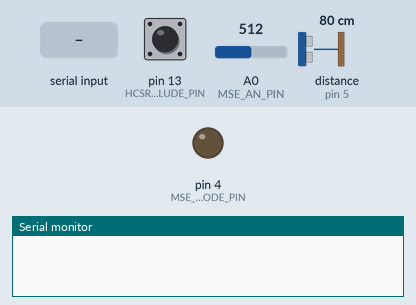
This sketch was run on a simulated Arduino Uno, built with avr-gcc and run on an emulated ATmega328P. On the bench: output pins drawn as LEDs (lit = HIGH), the last lines printed to the serial monitor. Wiring (inferred from the names in the program): range finder with pulse-width output: data pin 5. Dashed ring = blinking. The inputs (shaded band) are chosen by the test bench; at power-on: pin 13 (HCSR04_INCLUDE_PIN) HIGH, A0 (MSE_AN_PIN) = 512, distance to the obstacle (sensor on pin 5) 80 cm. The echo pulse lasts 58.3 µs per cm; pins used as bus, display or sensor lines are not drawn.

Above: at 0.0 s.
At 2.7 s:
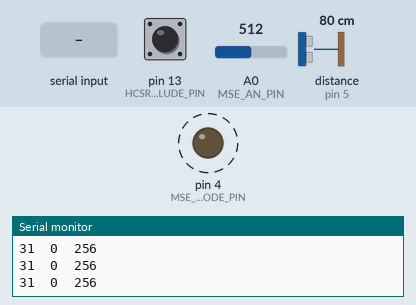
2.8 s: "debug \n" received over Serial
5.8 s: "true\n" received over Serial
8.8 s: "on\n" received over Serial
Timing chart, 0 to 17.8 s (numbered marks = the images above; inputs shaded):
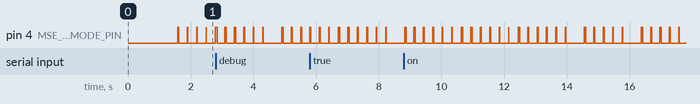

The sketch:

MaxSonar-outputs.ino
```cpp
/**
 * Test the LV-MaxSonar-EZ sonar range finder output methods with an Arduino.
 * Additionally test using the less expensive HC-SR04 device to compare the results
 * and ease of use.
 *
 * This uses the three different data output methods of the LV-MaxSonar-EZ to see
 * if there is any noticable difference in the values read by the Arduino and to
 * illustrate the code required to read the values using the different methods.
 * It also uses the more common (for hobby use) HC-SR04 device.
 *
 * The methods are (pin is on MaxSonar device):
 * 1. Serial Data on pin 5. Format:9600,8,n,1 Data:"Rxxx\r" xxx=0-255in.
 *    Enabled when BW (pin 1) is open/low. If BW is pulled high this becomes a
 *    trigger output pulse for multiple device chaining.
 * 2. Analog Voltage on pin 3. Value is Vcc/512 per inch. Supply of 5V:~9.8mV/in,
 *    3.3V:~6.4mV/in), buffered to provide continuous output corresponding to the
 *    most recent range reading.
 * 3. Pulse high on pin 2 at 147uS per inch
 *
 * Control (pin is on MaxSonar device):
 * 1. BW on pin 1 controls the function of TX on pin 5. When open or pulled low serial
 * data is sent on TX. When pulled high TX sends a pulse to trigger additional chained
 * devices to avoid cross device noise interference.
 * 2. RX on pin 4 controls the measurement mode. When open or high the device continuously
 * measures distance. Then held low the device stops taking range measurements. When
 * pulsed high for >=20uS the device will take a range measurement and, if BW is high,
 * will send a pulse to trigger the next device in a chain.
 *
 * Per the Timing Diagram and Timing Description in the datasheet the pulse width value
 * will be available first and then the values of other two methods are available.
 *
 * In continuous mode (not used in this sketch) no trigger is necessary and the PW
 * and Serial data values will be generated and the analog value updated approximately
 * once every 50mS.
 *
 * Datasheet: https://www.maxbotix.com/documents/LV-MaxSonar-EZ_Datasheet.pdf
 *
 * The distance values are sent in tab separated form to the main serial so
 * they can be displayed in the monitor or plotted.
 * They are sent in the format:
 * <pw distance in><tab><serial distance in><tab><analog distance in><cr-lf>
 * Every 20 rows a label row is sent in a format compatable with the Serial Plotter tool.
 *
 * HC-SR04 Range Finder use:
 * A switch (or jumper) enables reading the distance using a HC-SR04 device and
 * including the value in the data sent. If enabled the data format sent is:
 * <pw distance in><tab><serial distance in><tab><analog distance in><tab><HC-SR04 distance in><cr-lf>
 *
 * HC-SR04 user guide: https://elecfreaks.com/estore/download/EF03085-HC-SR04_Ultrasonic_Module_User_Guide.pdf
 *  datasheet: https://www.elecrow.com/download/HC_SR04%20Datasheet.pdf
 */

// Libraries
#include <stdlib.h>
#include <SoftwareSerial.h>

// ///////////////////////////////////////////////////////////////////////////////////////////////////////
// Debugging help -
//  Provide debug serial print macros that can be easily and dynamically enabled/disabled.
//  set 'DEBUG_OUTPUT' to 'true' to print debug output, set to 'false' to supress print debug output.
//
//  A boolean is used so it can be changed by code.
bool _DEBUG_OUTPUT = false;
#define DB_PRINT(s) if(_DEBUG_OUTPUT) {Serial.print(s);}
#define DB_PRINTNB(n,b) if(_DEBUG_OUTPUT) {Serial.print(n,b);}
#define DB_PRINTLN(s) if(_DEBUG_OUTPUT) {Serial.println(s);}
#define DB_PRINTNBLN(n,b) if(_DEBUG_OUTPUT) {Serial.println(n,b);}
// ///////////////////////////////////////////////////////////////////////////////////////////////////////

// Constants
//  GPIO Pins (digital)
//   MaxSonar-EZ pins
#define MSE_PW_PIN 5
#define MSE_READ_MODE_PIN 4
#define MSE_SDATA_PIN 2
//   HC-SR04 pins
#define HCSR04_TRIGGER_PIN 6
#define HCSR04_ECHO_PIN 7
#define HCSR04_INCLUDE_PIN 13
//  GPIO Pins (analog)
#define MSE_AN_PIN A0

// MaxSonar to Arduino control/adjustments
#define MSE_READ_CONTINUOUS HIGH
#define MSE_READ_IDLE LOW
#define MSE_READ_TRIGGER HIGH
#define MSE_READ_REQUIRED_DURATION_mS 50
#define MSE_PW_START_DELAY_MSE_uS 3000
#define MSE_PW_uS_PER_INCH 147
#define MSE_ANALOG_DIVISOR 2
// HC-SR04 control/constants
#define HCSR04_INCLUDED LOW
//  Speed of Sound @ 22°C (71.6°F) = 344.5 m/S = 34450.0 cm/S
//  0.0000290275 S/cm = 29.0275762 uS/cm = 73.73 uS/in
#define SOUND_SPEED_uSpIN 73.73

// Globals
SoftwareSerial mseSerial(MSE_SDATA_PIN, 3, true); // RX,TX,inverse_logic (TX is not used)
int _loopCount = 0; // Used to track the times through loop
String _inputBuffer;
const String MT_STRING = String("");


void setup() {
  Serial.begin(38400); // Open serial communications
  mseSerial.begin(9600); // Set the rate for MaxSonar communications
  mseSerial.listen();
  // Wait for the serial port and allow time for the MaxSonar to initialize (>500mS from power-up)
  while (!Serial || millis() < 500) {
    ; // wait...
  }

  _inputBuffer.reserve(82); // reserve string space for an input line

  // Output a header, but don't use ' ' ',' or '\t' so it doesn't get picked up as a Plot Label when using Serial Plotter
  //  Use Unicode 'En-Space (0x2002)' [ ] instead. Be careful when editing this header - copy the 'space' between the
  //  brackets and paste where needed.
  Serial.println();
  Serial.println("<<<==================================================================================================>>>");
  Serial.println("<<< LV-MaxSonar-EZ and HC-SR04 measurements. Distance data sent: Pulse | Serial | Analog | [HC-SR04] >>>");
  Serial.println("<<<==================================================================================================>>>");
  //
  // Output a row of 0's and 100's (~8') to set the scale of the Serial Plotter
  Serial.println("0\t0\t0\t0");
  Serial.println("100\t100\t100\t100");

  Serial.println();
  delay(1000);

  // Configure the rest of the pins used for the MaxSonar and HC-SR04
  pinMode(MSE_PW_PIN, INPUT);
  pinMode(MSE_AN_PIN, INPUT);
  digitalWrite(MSE_READ_MODE_PIN, MSE_READ_IDLE); // Use 'triggered' mode
  pinMode(MSE_READ_MODE_PIN, OUTPUT);
  // and HC-SR04
  pinMode(HCSR04_INCLUDE_PIN, INPUT_PULLUP); // Will be LOW if HC-SR04 should be included in operation
  digitalWrite(HCSR04_TRIGGER_PIN, HIGH);
  pinMode(HCSR04_TRIGGER_PIN, OUTPUT);
  pinMode(HCSR04_ECHO_PIN, INPUT);
}

void loop() {
  DB_PRINTLN("\n<<< ---------------------------------------------------------------------------------------------- >>>");
  DB_PRINT("Loop("); DB_PRINT(_loopCount); DB_PRINTLN(")");
  // Trigger a measurement and read the distance using the pulse-width method
  // then the serial and analog methods
  int pwDistance = tiggerAndReadDistanceFromPulse();
  int serialDistance = readDistanceFromSerial();
  int analogDistance = readDistanceFromAnalog();
  // Send the values to the monitor/plotter
  String dataValues = String(pwDistance) + '\t' + String(serialDistance) + '\t' + String(analogDistance) + '\t';
  if (includeHCSR04()) {
    int sr04Distance = sr04ReadDistance();
    dataValues += sr04Distance;
  }
  // Print the graph header at start and then every 20 lines of output
  DB_PRINTLN("\nPulse:\tSerial:\tAnalog:\tHC-SR04:");
  if (_loopCount++ % 20 == 0) {
    Serial.println("Pulse:\tSerial:\tAnalog:\tHC-SR04:");
  }
  Serial.println(dataValues);

  // check for input to enable/disable debug mode
  String inputLine = serialReadLine();
  // long enough for "debug on/off true/false"?
  if (inputLine.length() > 7) {
    if (!setDebugOutputMode(inputLine)) {
      Serial.print("Input line doesn't match required format to enable/disable debug mode. Received: "); Serial.println(inputLine);
    }
  }

  // wait for 1/4 second total to pass
  delay(250 - MSE_READ_REQUIRED_DURATION_mS);
}

/**
 * Read the MaxSonar analog distance value.
 *
 * MaxSonar value is 0-255 while Arduino value is 0-1023 so the
 * value read needs to be divided.
 *
 * triggerAndReadDistanceFromPulse() must be called before this
 * to get an updated distance measurement.
 *
 * Return: distance in inches
 */
int readDistanceFromAnalog() {
  int rawValue = analogRead(MSE_AN_PIN);
  int distance = rawValue / MSE_ANALOG_DIVISOR;
  DB_PRINT("\nA="); DB_PRINT(rawValue); DB_PRINT(" D="); DB_PRINTLN(distance);

  return distance;
}

/**
 * Read the MaxSonar serial distance value.
 * If a value can't be read 0 is returned.
 *
 * triggerAndReadDistanceFromPulse() must be called before this
 * to get an updated distance measurement.
 *
 * Return: distance in inches
 */
int readDistanceFromSerial() {
  int distance = 0;
  char text[6];
  text[0] = '\0';

  // Wait for a character to become available (or the maximum time for a measurement)
  DB_PRINT("\nS ("); DB_PRINT(mseSerial.available()); DB_PRINT(")...");
  int timeout = MSE_READ_REQUIRED_DURATION_mS;
  for (; timeout > 0 && mseSerial.available() < 5; timeout--) {
    delay(1);
  }
  DB_PRINT("\n t="); DB_PRINT(timeout); DB_PRINT(" cc="); DB_PRINT(mseSerial.available());
  if (timeout > 0) { // didn't time out
    DB_PRINT(" data=[");
    // Build up the string looking for a carriage-return ('\r') or a maximum of
    // 5 characters. MaxSonar format is "Rxxx\r".
    //
    // Wait up to the maximum MaxSonar measurement time to receive 5 characters...
    for(long start=millis(); mseSerial.available() < 5 && millis()-start < MSE_READ_REQUIRED_DURATION_mS; ) {
      delay(1); // short delay so we don't slam cpu
    }

    int i = 0;
    if (mseSerial.available() >= 5) {
      for(; i<5; i++) {
        char c = (char)mseSerial.read();
        DB_PRINT("'0x"); DB_PRINTNB(c,HEX); DB_PRINT("'");
        text[i] = (c != '\r' ? c : '\0'); // terminate with null when RETURN is received
      }
      text[i] = '\0'; // Add null terminator
    }
    // Convert the string to an integer value
    distance = atoi(&text[1]);
  }
  DB_PRINT("] text='"); DB_PRINT(text); DB_PRINT("' distance="); DB_PRINTLN(distance);

  return distance;
}

/**
 * To assure that the distance pulse is detected going from low to high,
 * this triggers the MaxSonar to read and then measures the pulse.
 *
 * The analog input is held after a reading and the serial will be
 * held in the serial input buffer since it is only 6 characters.
 *
 * Refer to the Timing Diagram and Description in the datasheet for timing details.
 */
int tiggerAndReadDistanceFromPulse() {
  DB_PRINTLN("LV-MaxSonar-EZ Triggering...");
  // Clear out the mseSerial read buffer...
  DB_PRINT(" serial-buffer clear("); DB_PRINT(mseSerial.available()); DB_PRINT(")-");
  mseSerial.stopListening();
  mseSerial.listen();
  DB_PRINT("("); DB_PRINT(mseSerial.available()); DB_PRINTLN(")");
  // Assure that the trigger is set to IDLE (HOLD)
  digitalWrite(MSE_READ_MODE_PIN, MSE_READ_IDLE);
  delayMicroseconds(10);
  //
  // Minimum time for readings (start of reading to start of reading)
  // is 49mS.
  //
  // To guarentee readings are not taken too quickly this method makes
  // sure that it takes at least this minimum time before returning by
  // recording the start time and waiting for the minimum time to have elapsed.
  //
  unsigned long startMillis = millis();

  // Trigger and measure
  digitalWrite(MSE_READ_MODE_PIN, MSE_READ_TRIGGER);
  delayMicroseconds(10);
  unsigned long pulseWidth = pulseIn(MSE_PW_PIN, HIGH, (MSE_PW_START_DELAY_MSE_uS + (MSE_READ_REQUIRED_DURATION_mS * 1000L)));
  int distance = (int)(pulseWidth / MSE_PW_uS_PER_INCH);
  digitalWrite(MSE_READ_MODE_PIN, MSE_READ_IDLE);

  // Wait for the minimum time to pass (first check for overflow)
  if (millis() < startMillis) {
    startMillis = millis();
  }
  while (millis() - startMillis < MSE_READ_REQUIRED_DURATION_mS) {
    delay(1);
  }
  // Analog and Serial can now be read as well
  DB_PRINT(" pw="); DB_PRINT(pulseWidth); DB_PRINT(" distance="); DB_PRINT(distance); DB_PRINT(" f(n)T="); DB_PRINTLN(millis() - startMillis);

  return distance;
}


//////////////////////////////////////////////////////////////////////////////
// HC-SR04 Functions
//////////////////////////////////////////////////////////////////////////////

/**
 * Check whether the HC-SR04 device should be included in the measurements.
 *
 * Return: TRUE if it should be included
 */
bool includeHCSR04() {
  return (digitalRead(HCSR04_INCLUDE_PIN) == LOW);
}

/**
 * Trigger measurement and calculate distance (in inches)
 * Range 1" to 157" (13')
 *
 * @return Distance in inches
 */
int sr04ReadDistance()
{
  long duration;
  int distance;

  DB_PRINT("\nHC-SR04 Trigger...");
  digitalWrite(HCSR04_TRIGGER_PIN, LOW);
  delayMicroseconds(2);
  digitalWrite(HCSR04_TRIGGER_PIN, HIGH);
  delayMicroseconds(10);
  digitalWrite(HCSR04_TRIGGER_PIN, LOW);
  // Wait for the echo with timeout of < 18,000μs (just over 10' (20' round trip) just less than datasheet max)
  duration = pulseIn(HCSR04_ECHO_PIN, HIGH, 18000);
  duration = (duration >= 18000 ? 0 : duration);
  distance = (int)(((float)duration / SOUND_SPEED_uSpIN) / 2.0); // divide by 2 due to round trip (out and back)
  digitalWrite(HCSR04_TRIGGER_PIN, HIGH);

  DB_PRINT(" duration="); DB_PRINT(duration); DB_PRINT(" distance="); DB_PRINTLN(distance);

  return distance;
}


//////////////////////////////////////////////////////////////////////////////
// Utility Functions
//////////////////////////////////////////////////////////////////////////////

/**
 * Read a 'line' from the serial input if available.
 *
 * This function builds a line from the available serial input characters
 * until a newline '\n' is read. It uses a global input string to
 * accumulate input until the newline is found (to a maximum of 200 characters).
 *
 * When called, if a newline terminated string has not been collected an empty string
 * is returned.
 *
 * The length of the line is limited to the last 80 characters received.
 * (back in the day, CRT terminals were 80 characters by 24 lines)
 *
 */
String serialReadLine() {
  while(Serial.available() > 0) {
    char c = Serial.read();
    if (c == '\n') {
      // Found a 'line' of text. Put the string together and return it.
      Serial.println(_inputBuffer);
      String retVal = _inputBuffer;
      _inputBuffer = String();
      _inputBuffer.reserve(82);
      return retVal;
    }
    else {
      _inputBuffer.concat(c);
      // limit length to the last 80 chars
      if (_inputBuffer.length() > 80) {
        _inputBuffer.remove(0, (_inputBuffer.length() - 80));
      }
    }
  }

  return MT_STRING;
}

/**
 * Enable/disable DEBUG OUTPUT mode (set _DEBUG_OUTPUT true or false)
 *
 * This takes a string in the form:
 *  debug = 'true'/'false | 'on'/'off'
 * and enables/disables DEBUG mode.
 *
 * If the input string doesn't conform to the syntax of enabling or disabling
 * the DEBUG mode, the function returns false.
 *
 */
bool setDebugOutputMode(String s) {
  bool validInput = false;

  // Trim and convert to lowercase to test for arguments
  s.trim();
  s.toLowerCase();
  if (s.startsWith("debug ")) {
    s = s.substring(6); // remove 'debug ' and continue...
    if (s.equals("true") || s.equals("on")) {
      _DEBUG_OUTPUT = true;
      validInput = true;
    }
    else if (s.equals("false") || s.equals("off")) {
      _DEBUG_OUTPUT = false;
      validInput = true;
    }
  }

  return validInput;
}
```
